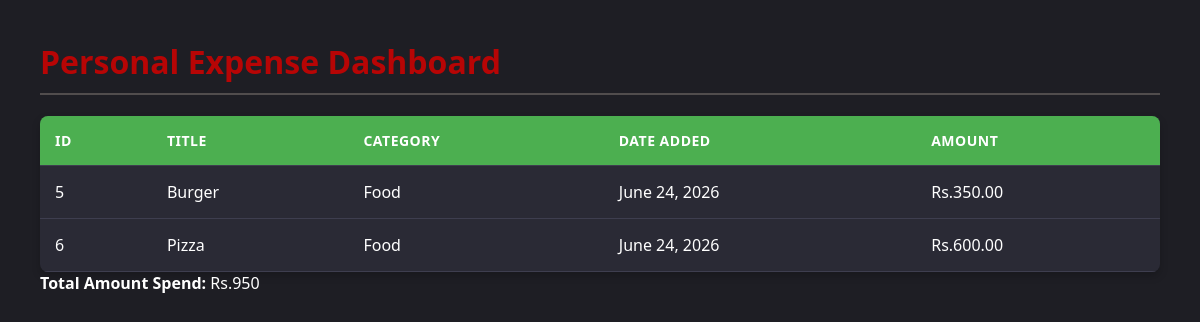
Before: /api/expenses/web/ with the older database file.
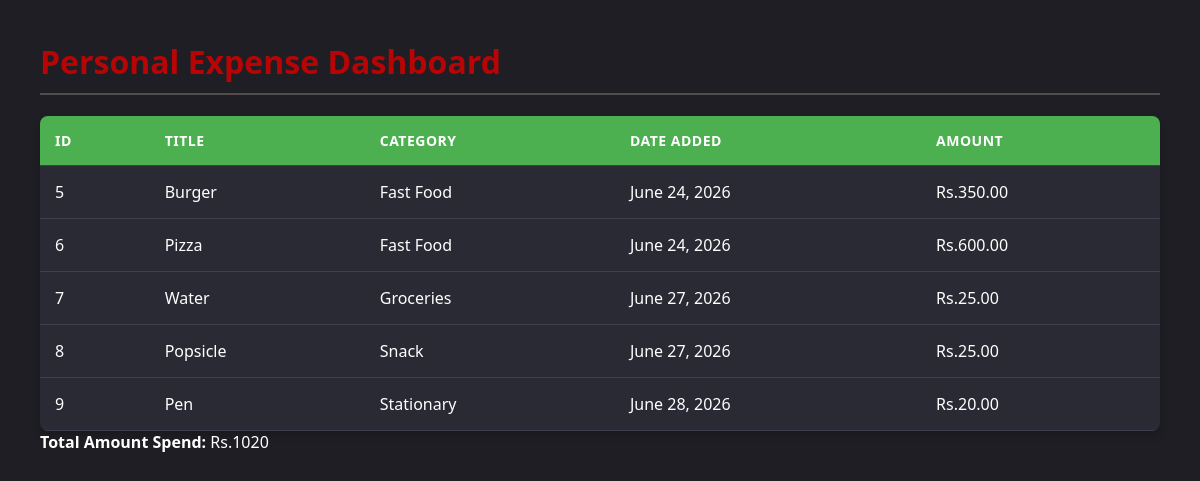
After: the same page with the newer database file.
### core/models.py (models this page shows, shortened)
class Expense(models.Model):
    title = models.CharField(max_length=100)
    amount = models.DecimalField(max_digits=10, decimal_places=2)
    category = models.CharField(max_length=100)
    date_added = models.DateTimeField(auto_now_add=True)

### core/views.py (the view)
# urls.py: path('web/',expense_list_view, name='expense_list_view'),
@csrf_exempt
def expense_list_view(request):
    expenses = Expense.objects.all()
    stats = Expense.objects.aggregate(Sum('amount'))
    total = stats['amount__sum'] or 0.00
    context = {
        'all_expenses': expenses,
        'total_spent': total
    }
    return render(request, 'core/expense_list.html', context)

### templates/core/expense_list.html (shortened to what this page needs)
<!DOCTYPE html>
<head>
</head>
<body>
    <h1>Personal Expense Dashboard</h1>
    <table>
        <thead>
            <tr>
                <th>ID</th>
                <th>Title</th>
                <th>Category</th>
                <th>Date Added</th>
                <th>Amount</th>
            </tr>
        </thead>
        <tbody>
            {% for expense in all_expenses %}
            <tr>
                <td>{{expense.id}}</td>
                <td>{{expense.title}}</td>
                <td>{{expense.category}}</td>
                <td>{{expense.date_added| date:"F d, Y"}}</td>
                <td>Rs.{{expense.amount}}</td>
            </tr>
            {% empty %}
            <tr>
                <td colspan="5" style="text-align: center; color: gray;">No expense found</td>
            </tr>
            {% endfor %}
        </tbody>
    </table>
    <div class="total_box">
        <strong>Total Amount Spend:</strong> Rs.{{total_spent}}
    </div>
</body>
</html>

### templates/core/expense_list.html (style rules this page uses)
body { font-family: 'Segoe UI', Tahoma, Geneva, Verdana, sans-serif; margin: 40px; background-color: #1e1e24; color: #fff; }
h1 { color: #b70505; border-bottom: 2px solid #514d4d; padding-bottom: 10px; }
table { width: 100%; border-collapse: collapse; margin-top: 20px; background: #2a2a35; box-shadow: 0 4px 8px rgba(0,0,0,0.2); border-radius: 8px; overflow: hidden; }
th, td { padding: 15px; text-align: left; border-bottom: 1px solid #3e3e4f; }
th { background-color: #4CAF50; color: white; text-transform: uppercase; font-size: 14px; letter-spacing: 0.5px; }

Changed rows visible on the page:
changed Expense "Burger": category "Food" → "Fast Food"
changed Expense "Pizza": category "Food" → "Fast Food"
added Expense: id "7", title "Water", category "Groceries", date_added "June 27, 2026", amount "25.00"
added Expense: id "8", title "Popsicle", category "Snack", date_added "June 27, 2026", amount "25.00"
added Expense: id "9", title "Pen", category "Stationary", date_added "June 28, 2026", amount "20.00"
Other visible differences:
{{ total_spent }}: "950" → "1020"
